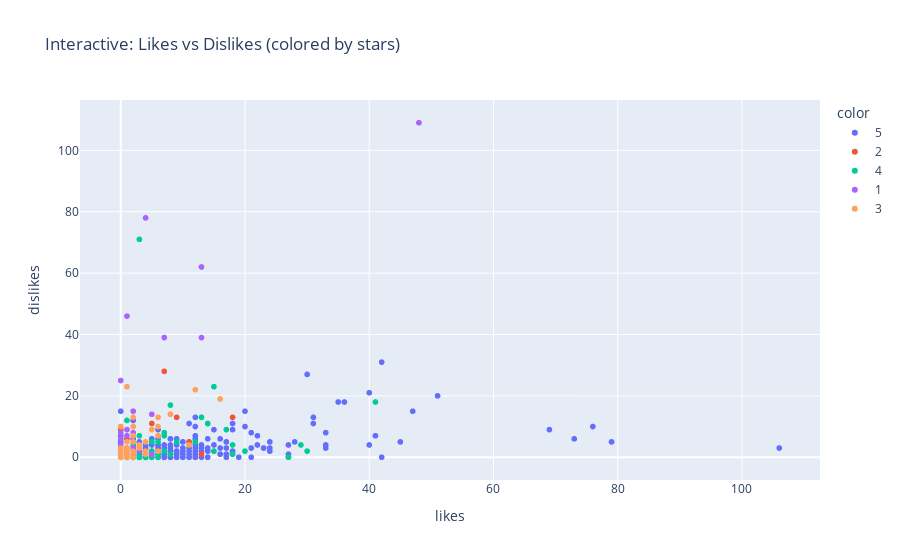

This figure's notebook cell:
### Code cell
if 'df' in globals():
    needed = {'likes','dislikes','stars'}
    if needed.issubset(set(df.columns)):
        # basic subsample for performance if huge
        dfx = df.sample(min(5000, len(df)), random_state=42) if len(df) > 5000 else df.copy()
        fig = px.scatter(dfx, x="likes", y="dislikes", color=dfx['stars'].astype(str),
                         title="Interactive: Likes vs Dislikes (colored by stars)")
        fig.show()
    else:
        print("Need columns likes, dislikes, stars for this interactive plot.")
else:
    print("Load the data first.")

### Figure 1 — Plotly figure (JSON) as saved in the notebook; plotly's stock layout.template omitted (floating-point values rounded to 4 significant figures; data arrays with more than 128 entries replaced by an {"elided": "..."} marker saying what was removed)
{"data": [{"hovertemplate": "color=5<br>likes=%{x}<br>dislikes=%{y}<extra></extra>", "legendgroup": "5", "marker": {"color": "#636efa", "symbol": "circle"}, "mode": "markers", "name": "5", "showlegend": true, "type": "scattergl", "x": {"elided": "4197 int values"}, "xaxis": "x", "y": {"elided": "4197 int values"}, "yaxis": "y"}, {"hovertemplate": "color=2<br>likes=%{x}<br>dislikes=%{y}<extra></extra>", "legendgroup": "2", "marker": {"color": "#EF553B", "symbol": "circle"}, "mode": "markers", "name": "2", "showlegend": true, "type": "scattergl", "x": [0, 0, 4, 18, 2, 0, 0, 0, 0, 13, 0, 0, 0, 0, 0, 0, 1, 0, 1, 0, 0, 0, 0, 0, 0, 0, 5, 0, 0, 0, 0, 0, 0, 1, 0, 7, 4, 0, 1, 0, 1, 11, 0, 2, 2, 0, 0, 0, 0, 0, 0, 0, 0, 9, 1, 0], "xaxis": "x", "y": [1, 0, 1, 13, 3, 0, 0, 0, 0, 1, 0, 9, 0, 1, 0, 1, 0, 0, 2, 3, 0, 0, 0, 0, 0, 0, 11, 9, 2, 0, 0, 0, 1, 0, 0, 28, 2, 0, 6, 0, 0, 5, 0, 0, 1, 0, 1, 0, 0, 0, 0, 1, 0, 13, 3, 0], "yaxis": "y"}, {"hovertemplate": "color=4<br>likes=%{x}<br>dislikes=%{y}<extra></extra>", "legendgroup": "4", "marker": {"color": "#00cc96", "symbol": "circle"}, "mode": "markers", "name": "4", "showlegend": true, "type": "scattergl", "x": {"elided": "509 int values"}, "xaxis": "x", "y": {"elided": "509 int values"}, "yaxis": "y"}, {"hovertemplate": "color=1<br>likes=%{x}<br>dislikes=%{y}<extra></extra>", "legendgroup": "1", "marker": {"color": "#ab63fa", "symbol": "circle"}, "mode": "markers", "name": "1", "showlegend": true, "type": "scattergl", "x": [1, 0, 0, 0, 0, 0, 0, 0, 0, 13, 48, 0, 0, 0, 0, 2, 0, 0, 1, 0, 1, 1, 13, 0, 0, 0, 0, 0, 1, 0, 0, 0, 5, 0, 0, 2, 0, 0, 1, 3, 0, 4, 0, 0, 1, 0, 0, 0, 0, 0, 0, 0, 0, 0, 1, 0, 0, 1, 0, 0, 0, 7, 0, 1, 2, 0, 0, 0, 0, 0, 0, 0, 0, 1, 0, 1, 0, 0, 1, 2, 0, 2, 5, 0, 0, 3, 0, 0, 0], "xaxis": "x", "y": [46, 3, 0, 0, 2, 0, 6, 0, 1, 62, 109, 0, 0, 1, 6, 15, 0, 0, 0, 0, 0, 1, 39, 1, 4, 1, 2, 0, 7, 2, 0, 0, 14, 4, 0, 8, 1, 0, 2, 4, 0, 78, 0, 0, 2, 1, 0, 0, 0, 0, 0, 4, 0, 0, 0, 4, 0, 9, 0, 8, 0, 39, 0, 0, 3, 0, 0, 0, 0, 0, 6, 25, 1, 3, 0, 1, 0, 0, 2, 0, 0, 5, 1, 4, 0, 2, 3, 0, 1], "yaxis": "y"}, {"hovertemplate": "color=3<br>likes=%{x}<br>dislikes=%{y}<extra></extra>", "legendgroup": "3", "marker": {"color": "#FFA15A", "symbol": "circle"}, "mode": "markers", "name": "3", "showlegend": true, "type": "scattergl", "x": {"elided": "149 int values"}, "xaxis": "x", "y": {"elided": "149 int values"}, "yaxis": "y"}], "layout": {"legend": {"title": {"text": "color"}, "tracegroupgap": 0}, "title": {"text": "Interactive: Likes vs Dislikes (colored by stars)"}, "xaxis": {"anchor": "y", "domain": [0, 1], "title": {"text": "likes"}}, "yaxis": {"anchor": "x", "domain": [0, 1], "title": {"text": "dislikes"}}}}
